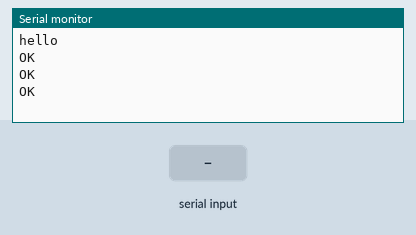
Recording of a sketch running on a simulated Arduino Uno, built with avr-gcc and run on an emulated ATmega328P. On the bench: the last lines printed to the serial monitor. Inputs (shaded band) come from the test bench. The modem accepts every AT command (registered, SIM ready, sends succeed) and sends nothing else.

Above: at 1.2 s.
1.3 s: "1" received over the second serial link
At 2.2 s:
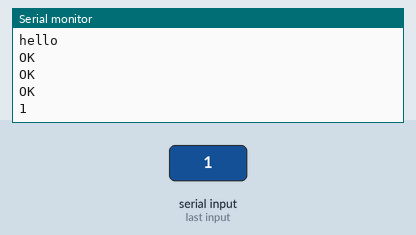
2.8 s: "0" received over the second serial link
At 3.4 s:
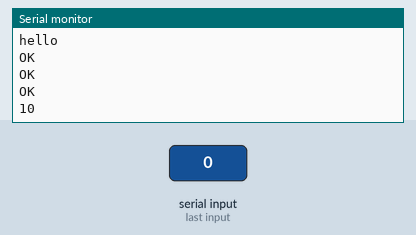

Measured:
- after the input at 1.3 s, the serial monitor: prints a new line at once (image 1)
- after the input at 2.8 s, the serial monitor: prints a new line at once (image 2)

The sketch:

Bluetooth_test.ino
```cpp
#include <SoftwareSerial.h>
#define RXD 4 //RXD에 연결(모듈의 수신부)
#define TXD 3 //TXD에 연결(모듈의 송신부)
SoftwareSerial BT(TXD,RXD);

void setup() {
    Serial.begin(9600);
    BT.begin(9600);

    BT.println("AT+BAUD4"); //보트레이트를 9600으로 설정,
    BT.println("AT+NAMEHJ Arduino "); //블루투스 장치 이름 설정
    BT.println("AT+PIN1234"); //블루투스 장치 비번 설정

    Serial.println("hello");
/*
    pinMode(LED_BUILTIN, OUTPUT);

    for(int i=0; i<3; i++) {
        digitalWrite(LED_BUILTIN, HIGH);
        delay(500);
        digitalWrite(LED_BUILTIN, LOW);
        delay(500);
    }
*/

}

void loop() {
    if(BT.available() ) {
        Serial.write(BT.read() );
    }

    if(Serial.available() ) {
        BT.write(Serial.read() );
    }

}
```
